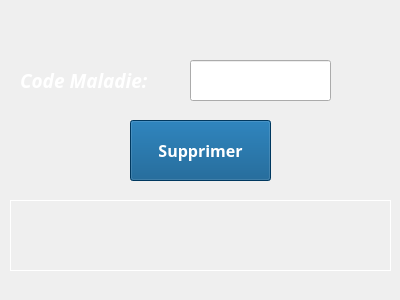
<?xml version="1.0" encoding="UTF-8"?>
<ui version="4.0">
 <class>Form</class>
 <widget class="QWidget" name="Form">
  <property name="geometry">
   <rect>
    <x>0</x>
    <y>0</y>
    <width>400</width>
    <height>300</height>
   </rect>
  </property>
  <property name="windowTitle">
   <string>Form</string>
  </property>
  <widget class="QPushButton" name="pushButton">
   <property name="geometry">
    <rect>
     <x>130</x>
     <y>120</y>
     <width>141</width>
     <height>61</height>
    </rect>
   </property>
   <property name="palette">
    <palette>
     <active>
      <colorrole role="WindowText">
       <brush brushstyle="SolidPattern">
        <color alpha="255">
         <red>255</red>
         <green>255</green>
         <blue>255</blue>
        </color>
       </brush>
      </colorrole>
      <colorrole role="Button">
       <brush brushstyle="SolidPattern">
        <color alpha="255">
         <red>0</red>
         <green>78</green>
         <blue>133</blue>
        </color>
       </brush>
      </colorrole>
      <colorrole role="Text">
       <brush brushstyle="SolidPattern">
        <color alpha="255">
         <red>255</red>
         <green>255</green>
         <blue>255</blue>
        </color>
       </brush>
      </colorrole>
      <colorrole role="ButtonText">
       <brush brushstyle="SolidPattern">
        <color alpha="255">
         <red>255</red>
         <green>255</green>
         <blue>255</blue>
        </color>
       </brush>
      </colorrole>
      <colorrole role="Base">
       <brush brushstyle="SolidPattern">
        <color alpha="255">
         <red>0</red>
         <green>78</green>
         <blue>133</blue>
        </color>
       </brush>
      </colorrole>
      <colorrole role="Window">
       <brush brushstyle="SolidPattern">
        <color alpha="255">
         <red>0</red>
         <green>78</green>
         <blue>133</blue>
        </color>
       </brush>
      </colorrole>
     </active>
     <inactive>
      <colorrole role="WindowText">
       <brush brushstyle="SolidPattern">
        <color alpha="255">
         <red>255</red>
         <green>255</green>
         <blue>255</blue>
        </color>
       </brush>
      </colorrole>
      <colorrole role="Button">
       <brush brushstyle="SolidPattern">
        <color alpha="255">
         <red>0</red>
         <green>78</green>
         <blue>133</blue>
        </color>
       </brush>
      </colorrole>
      <colorrole role="Text">
       <brush brushstyle="SolidPattern">
        <color alpha="255">
         <red>255</red>
         <green>255</green>
         <blue>255</blue>
        </color>
       </brush>
      </colorrole>
      <colorrole role="ButtonText">
       <brush brushstyle="SolidPattern">
        <color alpha="255">
         <red>255</red>
         <green>255</green>
         <blue>255</blue>
        </color>
       </brush>
      </colorrole>
      <colorrole role="Base">
       <brush brushstyle="SolidPattern">
        <color alpha="255">
         <red>0</red>
         <green>78</green>
         <blue>133</blue>
        </color>
       </brush>
      </colorrole>
      <colorrole role="Window">
       <brush brushstyle="SolidPattern">
        <color alpha="255">
         <red>0</red>
         <green>78</green>
         <blue>133</blue>
        </color>
       </brush>
      </colorrole>
     </inactive>
     <disabled>
      <colorrole role="WindowText">
       <brush brushstyle="SolidPattern">
        <color alpha="255">
         <red>120</red>
         <green>120</green>
         <blue>120</blue>
        </color>
       </brush>
      </colorrole>
      <colorrole role="Button">
       <brush brushstyle="SolidPattern">
        <color alpha="255">
         <red>0</red>
         <green>78</green>
         <blue>133</blue>
        </color>
       </brush>
      </colorrole>
      <colorrole role="Text">
       <brush brushstyle="SolidPattern">
        <color alpha="255">
         <red>120</red>
         <green>120</green>
         <blue>120</blue>
        </color>
       </brush>
      </colorrole>
      <colorrole role="ButtonText">
       <brush brushstyle="SolidPattern">
        <color alpha="255">
         <red>120</red>
         <green>120</green>
         <blue>120</blue>
        </color>
       </brush>
      </colorrole>
      <colorrole role="Base">
       <brush brushstyle="SolidPattern">
        <color alpha="255">
         <red>0</red>
         <green>78</green>
         <blue>133</blue>
        </color>
       </brush>
      </colorrole>
      <colorrole role="Window">
       <brush brushstyle="SolidPattern">
        <color alpha="255">
         <red>0</red>
         <green>78</green>
         <blue>133</blue>
        </color>
       </brush>
      </colorrole>
     </disabled>
    </palette>
   </property>
   <property name="font">
    <font>
     <family>Segoe UI Black</family>
     <pointsize>12</pointsize>
     <weight>75</weight>
     <bold>true</bold>
    </font>
   </property>
   <property name="styleSheet">
    <string notr="true">background-color: rgb(0, 78, 133);</string>
   </property>
   <property name="text">
    <string>Supprimer</string>
   </property>
   <property name="icon">
    <iconset>
     <normaloff>supp per.png</normaloff>supp per.png</iconset>
   </property>
  </widget>
  <widget class="QLabel" name="label_2">
   <property name="geometry">
    <rect>
     <x>10</x>
     <y>200</y>
     <width>381</width>
     <height>71</height>
    </rect>
   </property>
   <property name="palette">
    <palette>
     <active>
      <colorrole role="WindowText">
       <brush brushstyle="SolidPattern">
        <color alpha="255">
         <red>255</red>
         <green>255</green>
         <blue>255</blue>
        </color>
       </brush>
      </colorrole>
      <colorrole role="Text">
       <brush brushstyle="SolidPattern">
        <color alpha="255">
         <red>255</red>
         <green>255</green>
         <blue>255</blue>
        </color>
       </brush>
      </colorrole>
     </active>
     <inactive>
      <colorrole role="WindowText">
       <brush brushstyle="SolidPattern">
        <color alpha="255">
         <red>255</red>
         <green>255</green>
         <blue>255</blue>
        </color>
       </brush>
      </colorrole>
      <colorrole role="Text">
       <brush brushstyle="SolidPattern">
        <color alpha="255">
         <red>255</red>
         <green>255</green>
         <blue>255</blue>
        </color>
       </brush>
      </colorrole>
     </inactive>
     <disabled>
      <colorrole role="WindowText">
       <brush brushstyle="SolidPattern">
        <color alpha="255">
         <red>120</red>
         <green>120</green>
         <blue>120</blue>
        </color>
       </brush>
      </colorrole>
      <colorrole role="Text">
       <brush brushstyle="SolidPattern">
        <color alpha="255">
         <red>120</red>
         <green>120</green>
         <blue>120</blue>
        </color>
       </brush>
      </colorrole>
     </disabled>
    </palette>
   </property>
   <property name="font">
    <font>
     <family>Segoe UI Semibold</family>
     <pointsize>10</pointsize>
     <weight>75</weight>
     <bold>true</bold>
    </font>
   </property>
   <property name="frameShape">
    <enum>QFrame::Box</enum>
   </property>
   <property name="text">
    <string/>
   </property>
  </widget>
  <widget class="QLineEdit" name="lineEdit">
   <property name="geometry">
    <rect>
     <x>190</x>
     <y>60</y>
     <width>141</width>
     <height>41</height>
    </rect>
   </property>
   <property name="font">
    <font>
     <pointsize>10</pointsize>
     <weight>75</weight>
     <bold>true</bold>
    </font>
   </property>
  </widget>
  <widget class="QLabel" name="label_3">
   <property name="geometry">
    <rect>
     <x>0</x>
     <y>0</y>
     <width>401</width>
     <height>301</height>
    </rect>
   </property>
   <property name="text">
    <string/>
   </property>
   <property name="pixmap">
    <pixmap>covid.jpg</pixmap>
   </property>
   <property name="scaledContents">
    <bool>true</bool>
   </property>
  </widget>
  <widget class="QLabel" name="label">
   <property name="geometry">
    <rect>
     <x>20</x>
     <y>50</y>
     <width>161</width>
     <height>61</height>
    </rect>
   </property>
   <property name="palette">
    <palette>
     <active>
      <colorrole role="WindowText">
       <brush brushstyle="SolidPattern">
        <color alpha="255">
         <red>255</red>
         <green>255</green>
         <blue>255</blue>
        </color>
       </brush>
      </colorrole>
      <colorrole role="Text">
       <brush brushstyle="SolidPattern">
        <color alpha="255">
         <red>255</red>
         <green>255</green>
         <blue>255</blue>
        </color>
       </brush>
      </colorrole>
     </active>
     <inactive>
      <colorrole role="WindowText">
       <brush brushstyle="SolidPattern">
        <color alpha="255">
         <red>255</red>
         <green>255</green>
         <blue>255</blue>
        </color>
       </brush>
      </colorrole>
      <colorrole role="Text">
       <brush brushstyle="SolidPattern">
        <color alpha="255">
         <red>255</red>
         <green>255</green>
         <blue>255</blue>
        </color>
       </brush>
      </colorrole>
     </inactive>
     <disabled>
      <colorrole role="WindowText">
       <brush brushstyle="SolidPattern">
        <color alpha="255">
         <red>120</red>
         <green>120</green>
         <blue>120</blue>
        </color>
       </brush>
      </colorrole>
      <colorrole role="Text">
       <brush brushstyle="SolidPattern">
        <color alpha="255">
         <red>120</red>
         <green>120</green>
         <blue>120</blue>
        </color>
       </brush>
      </colorrole>
     </disabled>
    </palette>
   </property>
   <property name="font">
    <font>
     <family>Segoe UI Black</family>
     <pointsize>14</pointsize>
     <weight>75</weight>
     <italic>true</italic>
     <bold>true</bold>
    </font>
   </property>
   <property name="text">
    <string>Code Maladie:</string>
   </property>
  </widget>
  <zorder>label_3</zorder>
  <zorder>lineEdit</zorder>
  <zorder>label_2</zorder>
  <zorder>label</zorder>
  <zorder>pushButton</zorder>
 </widget>
 <resources/>
 <connections/>
</ui>
